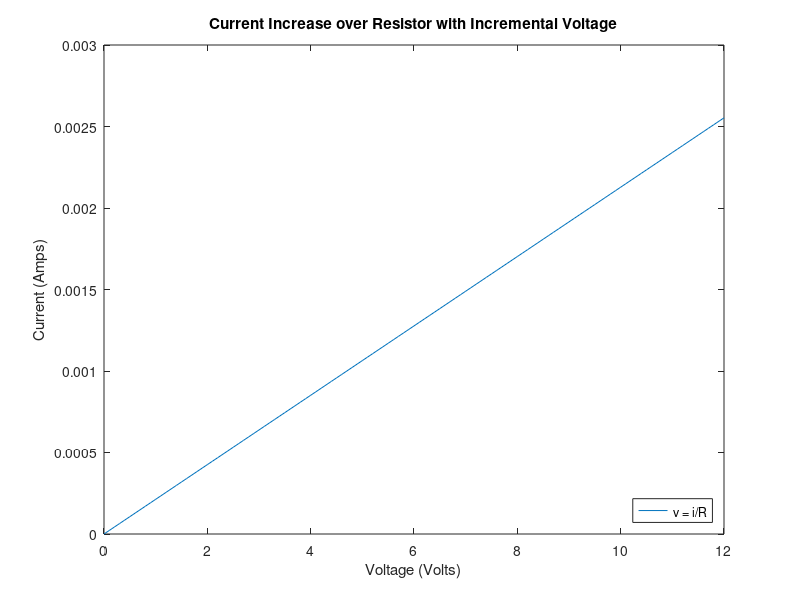
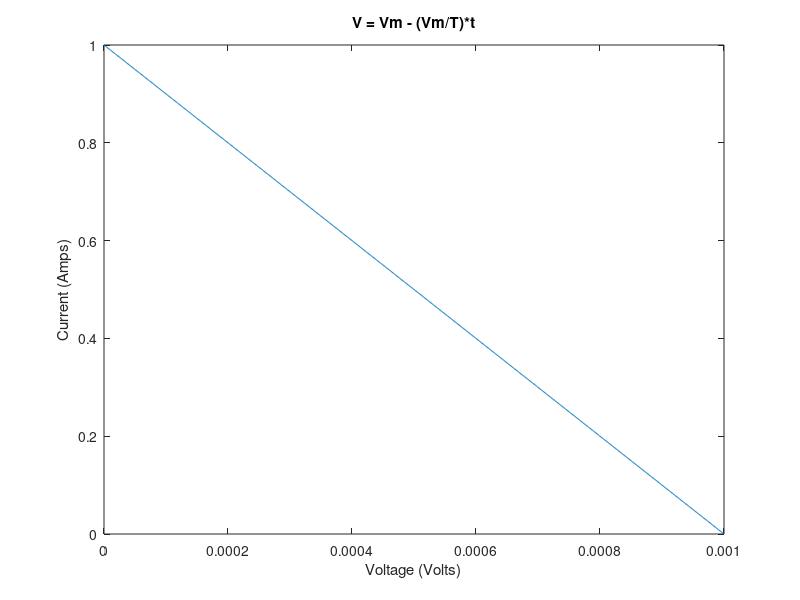
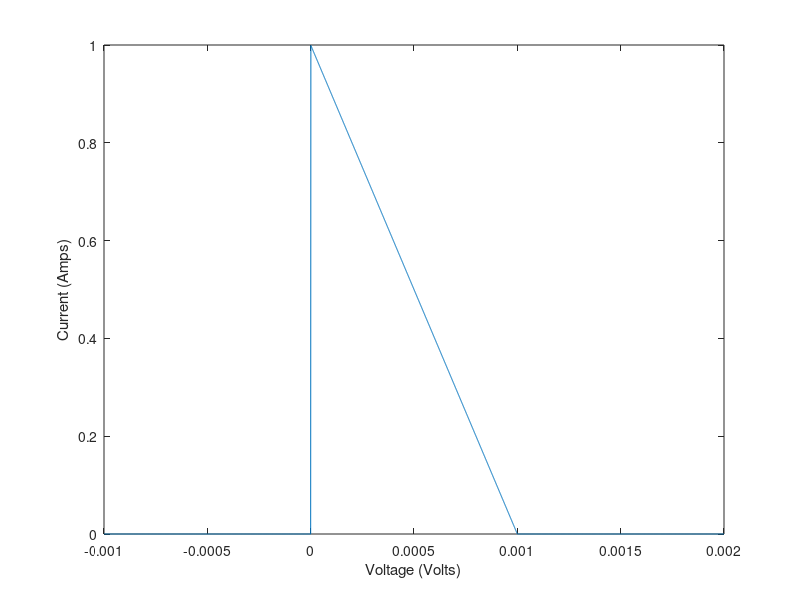
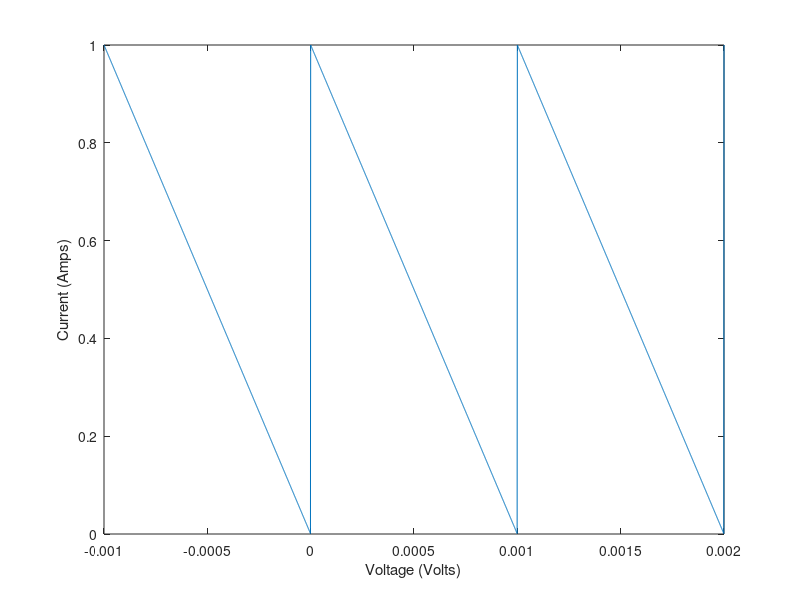

The MATLAB script that drew these images, in order:
%2. Matlab Basics
clear all
close all
clc
x = 2;
y = x*3^x*exp(2);

%Simple way
v1 = [1 2 3 4];
v2 = [1; 2; 3; 4];

%Better way
v1 = 1:1:4; %or linspace(1,4,4)

v = linspace(0,12,121);

R = 4.7e3;

%This won't do what we want, even though in this case it works
i = v/R;

%This will do what we want, Element-wise division.
i = v./R;

v(89)
i(89)

plot(v,i);
title('Current Increase over Resistor with Incremental Voltage');
xlabel('Voltage (Volts)');
ylabel('Current (Amps)');
legend('v = i/R','Location','southeast');

%3. Conditional Statements 
x=10;
y=5;
u = x > y;
v = x < y;
w = x == y;
ww = x >= 2*y;

T = 1e-3;
Vm = 1;

%4. For Loops
%Part 1
t = linspace(0,T,1001);
vf = zeros(1,1001); %preallocate to save time
for n = 1:1001
    vf(n) = Vm - (Vm/T).*t(n);
end
figure(2);
plot(t,vf);
title('V = Vm - (Vm/T)*t');
xlabel('Voltage (Volts)');
ylabel('Current (Amps)');

%Part 2
t = linspace(-T,2*T,3001);
vf = zeros(1,3001); %preallocate to save time
for n = 1:3001
    if t(n) > 0 && t(n) < T 
        vf(n) = (Vm - (Vm/T).*t(n));
    else
        vf(n) = 0;
    end
end
figure(3);
plot(t,vf);
xlabel('Voltage (Volts)');
ylabel('Current (Amps)');

%Part 3
t = linspace(-T,2*T,3001);
vf = zeros(1,3001); %preallocate to save time
for n = 1:3001
    vf(n) = (Vm - (Vm/T).*mod(t(n),T));
end
figure(4);
plot(t,vf);
xlabel('Voltage (Volts)');
ylabel('Current (Amps)');